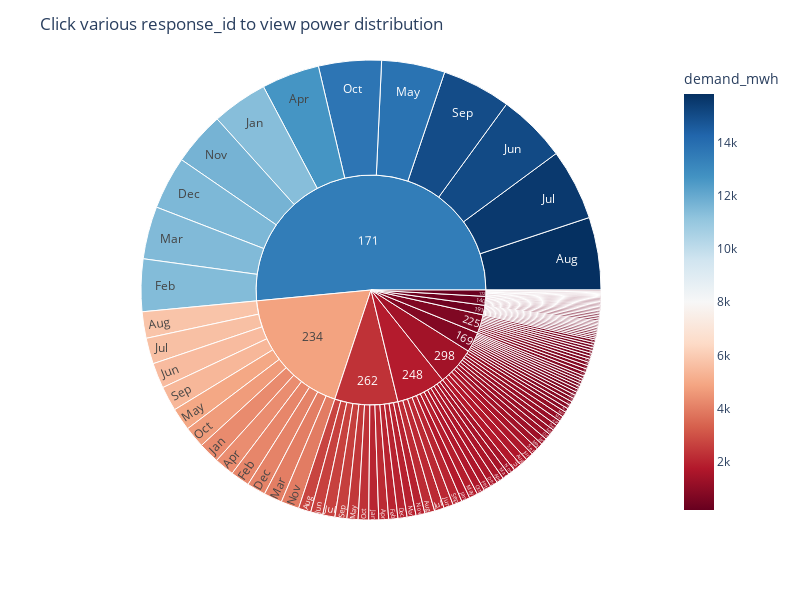

Notebook source saved alongside this figure:
### Code cell
import plotly.express as px
fig = px.sunburst(monthly_df, path=['response_id','month'], values='demand_mwh',
                  color='demand_mwh',
                  color_continuous_scale='RdBu')
fig.update_layout(title='Click various response_id to view power distribution')
fig.update_layout( width=800,height=600)
fig.show()

### Figure 1 — Plotly figure (JSON) as saved in the notebook; plotly's stock layout.template omitted (floating-point values rounded to 4 significant figures; data arrays with more than 128 entries replaced by an {"elided": "..."} marker saying what was removed)
{"data": [{"branchvalues": "total", "customdata": {"elided": "130x1 float values"}, "domain": {"x": [0, 1], "y": [0, 1]}, "hovertemplate": "labels=%{label}<br>demand_mwh_sum=%{value}<br>parent=%{parent}<br>id=%{id}<br>demand_mwh=%{color}<extra></extra>", "ids": {"elided": "130 str values"}, "labels": {"elided": "130 str values"}, "marker": {"coloraxis": "coloraxis", "colors": {"elided": "130 float values"}}, "name": "", "parents": {"elided": "130 str values"}, "type": "sunburst", "values": {"elided": "130 float values"}}], "layout": {"coloraxis": {"colorbar": {"title": {"text": "demand_mwh"}}, "colorscale": [[0, "rgb(103,0,31)"], [0.1, "rgb(178,24,43)"], [0.2, "rgb(214,96,77)"], [0.3, "rgb(244,165,130)"], [0.4, "rgb(253,219,199)"], [0.5, "rgb(247,247,247)"], [0.6, "rgb(209,229,240)"], [0.7, "rgb(146,197,222)"], [0.8, "rgb(67,147,195)"], [0.9, "rgb(33,102,172)"], [1, "rgb(5,48,97)"]]}, "height": 600, "legend": {"tracegroupgap": 0}, "margin": {"t": 60}, "title": {"text": "Click various response_id to view power distribution"}, "width": 800}}
